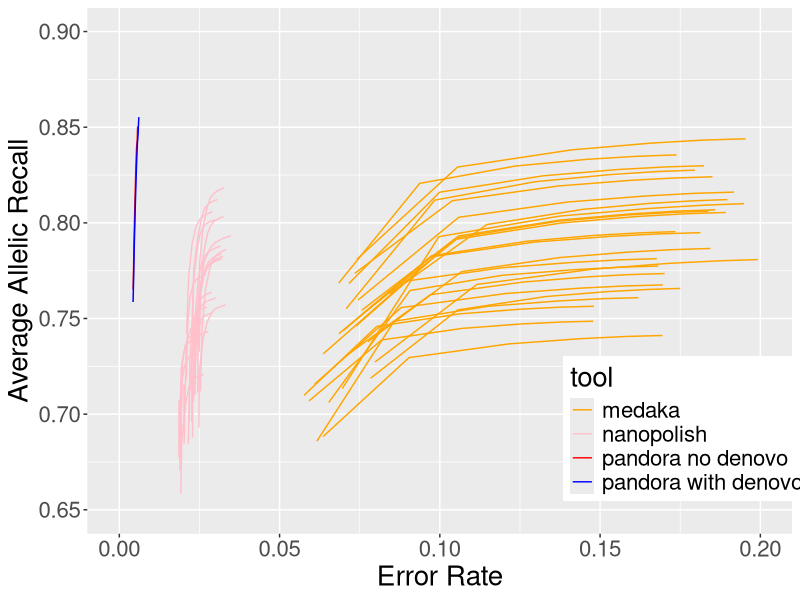

Write R code to recreate this figure.
library("ggplot2")


png(file="ROC_data_20_way_nanopore.R_data.png", width=700, height=500)

nanopore_20_way_df <- read.csv("ROC_data_20_way_nanopore.R_data.csv", header=TRUE)

ggplot(data=nanopore_20_way_df, aes(x=error_rate, y=recalls_wrt_variants_found_wrt_alleles,
                             group=tool_long_name, colour=tool)) +
  geom_line() +
  scale_colour_manual(values = c("pandora no denovo"="red", "pandora with denovo"="blue",
                                 "medaka"="orange", "nanopolish"="pink")) +
  theme(text = element_text(size=20), legend.position=c(0.85,0.2)) +
  xlim(0.0, 0.2) +
  ylim(0.65, 0.90) +
  ylab("Average Allelic Recall") +
  xlab("Error Rate")

dev.off()
